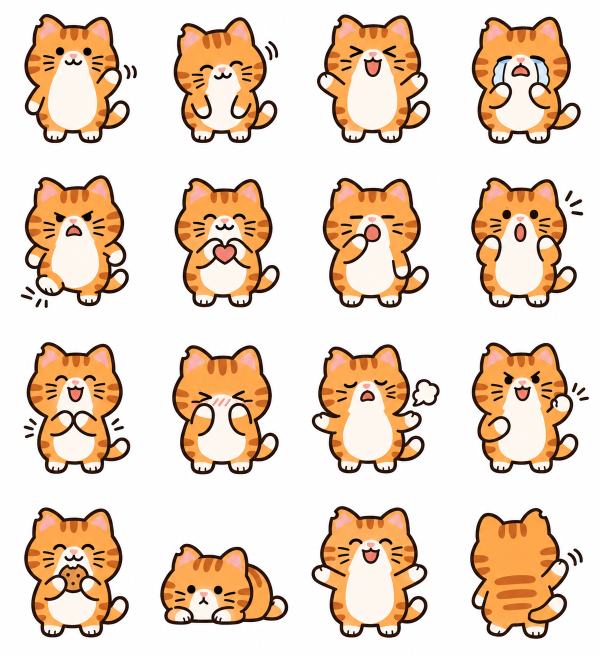
#> input picture trials/2026-11-16-codex-orange-cat/_retest/atlas-v2.png, 1199 x 1312 px (shown at 1/2 size)
$ python light_motion.py ../../../trials/2026-11-16-codex-orange-cat/_retest/atlas-v2.png --out out.png
#> lines starting #> are read from the running program, lines starting #| are printed output that depends on the picture
### skills/wechat-sticker/scripts/gifkit.py
"""切图、去底、合成 GIF 的共用函数。只依赖 Pillow。"""
from __future__ import annotations

import json
from pathlib import Path

from PIL import Image, ImageChops, ImageDraw, ImageFilter, ImageSequence

SPEC_DIR = Path(__file__).resolve().parent.parent / "specs"
IMAGE_SUFFIXES = {".png", ".jpg", ".jpeg", ".webp"}


def load_spec(name_or_path: str) -> dict:
    """读平台规格。传名字（wechat）或 json 文件路径都行。"""
    path = Path(name_or_path)
    if path.suffix != ".json":
        path = SPEC_DIR / f"{name_or_path}.json"
    return json.loads(path.read_text(encoding="utf-8"))


# [15 lines left out: functions grid_boxes, flatten, not called in this run]


def list_images(folder: Path) -> list[Path]:
    return sorted(p for p in Path(folder).iterdir() if p.suffix.lower() in IMAGE_SUFFIXES)


# [156 lines left out: functions key_white, hard_alpha, fit_frames, encode_gif, export_gif, encode_within_limit and 2 more, not called in this run]


def hamming(a: int, b: int) -> int:
    return bin(a ^ b).count("1")

### skills/wechat-sticker/scripts/light_motion.py
#!/usr/bin/env python3
"""给一张静态角色图加轻动效（点头、弹跳、摇摆），导出循环 GIF。

轻动效只是让整张图动起来，不改变角色的姿势。需要真实动作时走六帧序列图。
"""
from __future__ import annotations

import argparse
import json
import math
from pathlib import Path

from PIL import Image

import gifkit

MOTIONS = ("nod", "bounce", "sway")


def build_frames(im: Image.Image, motion: str, count: int, strength: float) -> list[Image.Image]:
    """在比原图大一圈的画布上做位移和旋转，留出动作空间，避免被画布边缘裁掉。"""
#> called with motion = 'nod', count = 8, strength = 1
    im = im.convert("RGBA")
    box = im.split()[3].getbbox()
#> box = (0, 0, 1199, 1312)
    if box:
        im = im.crop(box)
    w, h = im.size
#> w = 1199; h = 1312
    pad = round(max(w, h) * 0.18)
#> pad = 236
    canvas_size = (w + pad * 2, h + pad * 2)
#> canvas_size = (1671, 1784)
    pivot = (pad + w / 2, pad + h)  # 脚底中点
#> pivot = (835.5, 1548)

    frames = []
    for i in range(count):
        t = 2 * math.pi * i / count
        dx = dy = 0.0
        angle = 0.0
        if motion == "nod":
            angle = 3.0 * strength * math.sin(t)
            dy = h * 0.025 * strength * (1 - math.cos(t)) / 2
        elif motion == "bounce":
            dy = -h * 0.08 * strength * abs(math.sin(t / 2))
        elif motion == "sway":
            angle = 6.0 * strength * math.sin(t)

        layer = Image.new("RGBA", canvas_size, (255, 255, 255, 0))
        layer.paste(im, (pad, pad))
        if angle:
            layer = layer.rotate(angle, resample=Image.Resampling.BICUBIC, center=pivot)
        frame = Image.new("RGBA", canvas_size, (255, 255, 255, 0))
        frame.paste(layer, (round(dx), round(dy)), layer)
        frames.append(frame)
#> this loop made 8 passes
#> pass 2, in build_frames, `layer = layer.rotate(angle, resample=Image.Resampling.BICUBIC, center=..`:
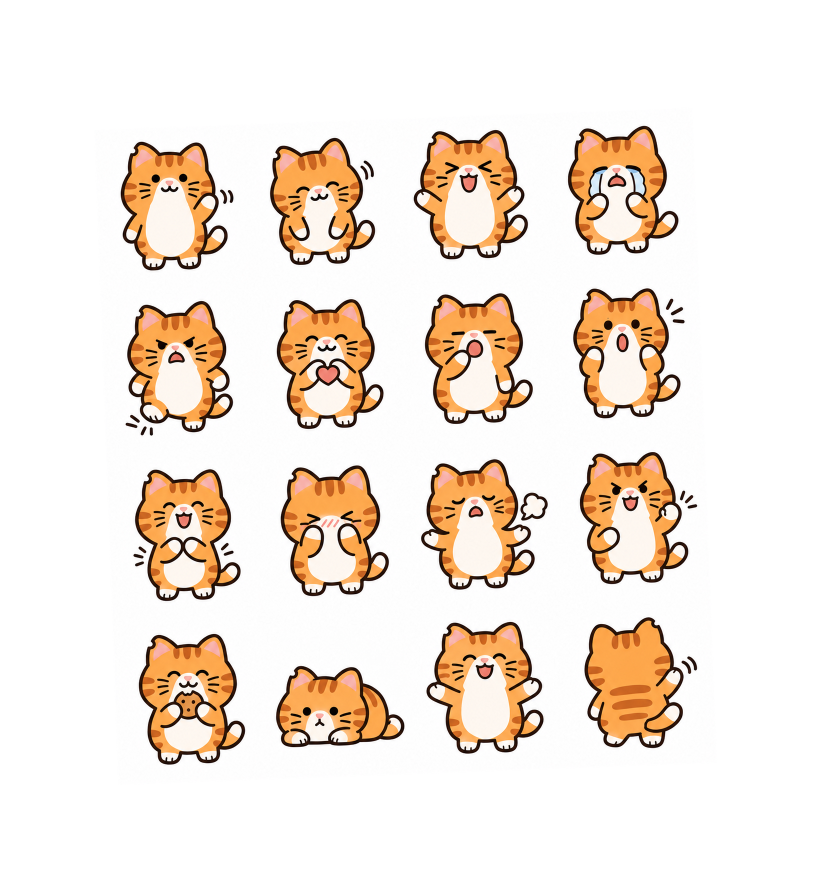
#> layer: PIL image 1671x1784 RGBA (shown at 1/2 size); mean R, G, B, A 122.5, 111.7, 102, 134.6; transparent parts drawn white
#> pass 3, in build_frames, `layer = layer.rotate(angle, resample=Image.Resampling.BICUBIC, center=..`:
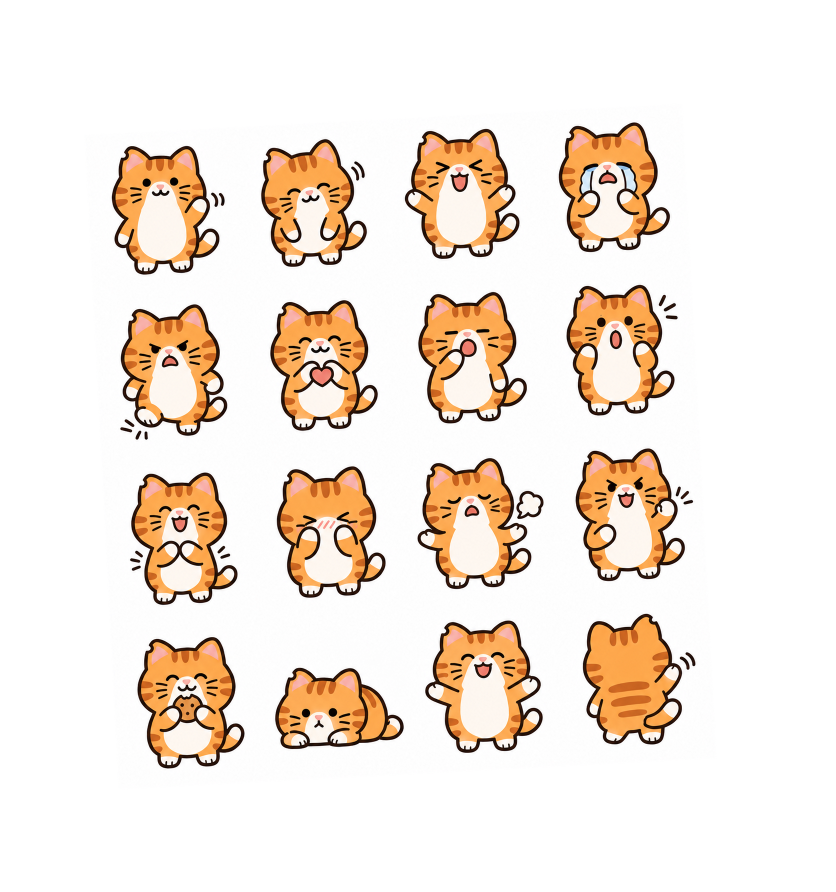
#> layer: PIL image 1671x1784 RGBA (shown at 1/2 size); mean R, G, B, A 122.5, 111.7, 102, 134.6; transparent parts drawn white
#> after the loop:
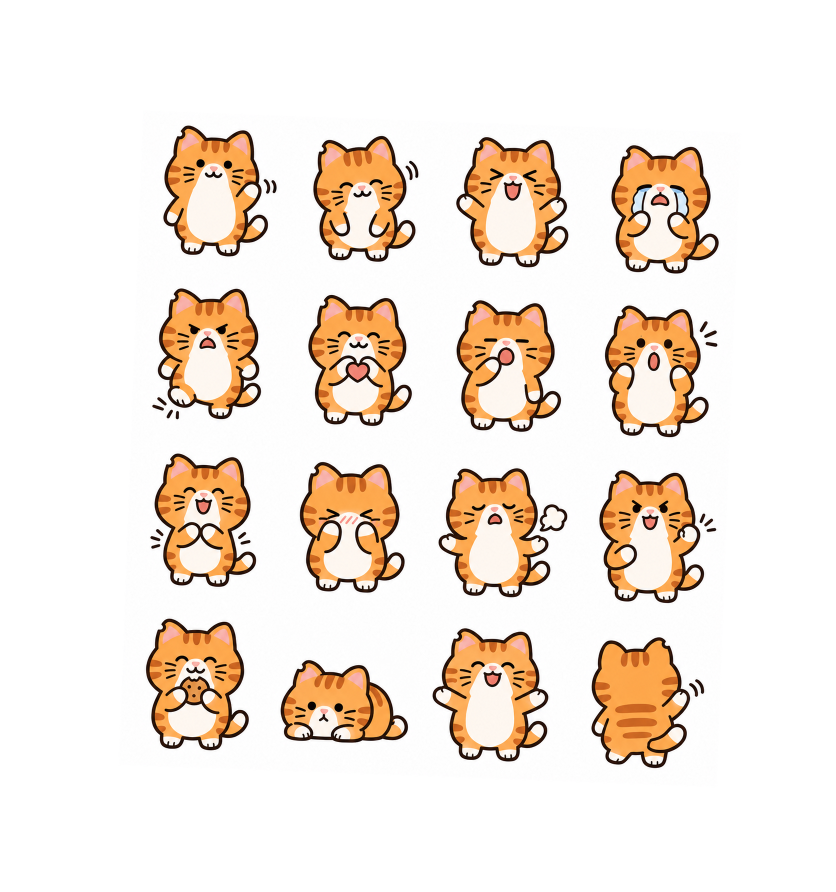
#> frame: PIL image 1671x1784 RGBA (shown at 1/2 size); mean R, G, B, A 242.8, 231.9, 222.2, 134.5; transparent parts drawn white
#> after the loop:
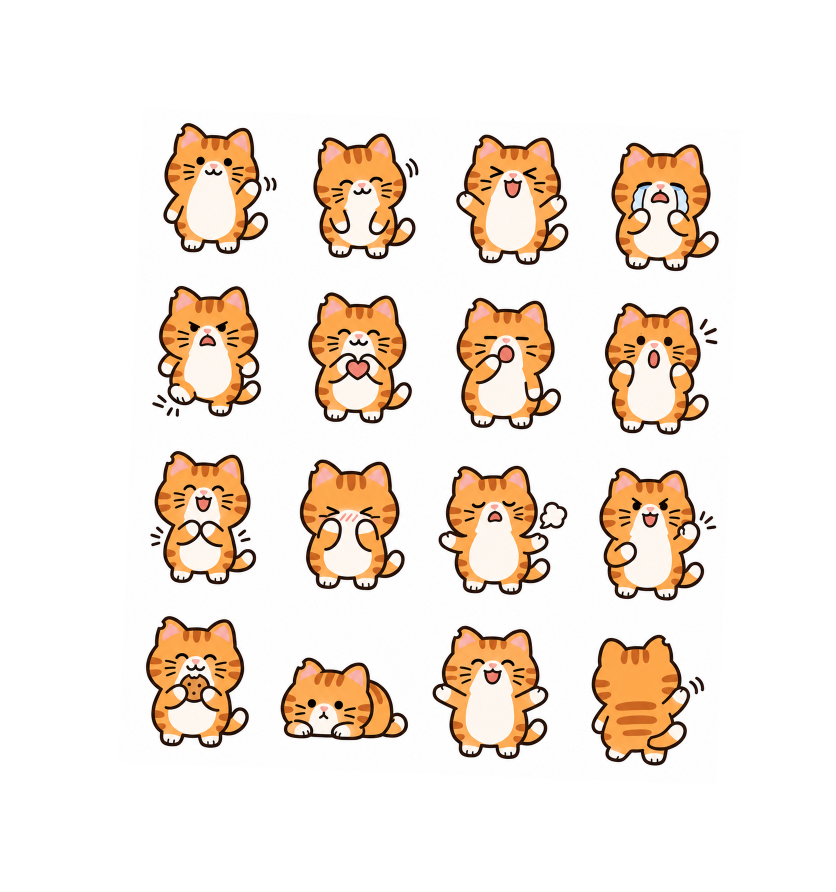
#> layer: PIL image 1671x1784 RGBA (shown at 1/2 size); mean R, G, B, A 122.5, 111.7, 102, 134.6; transparent parts drawn white
#> after the loop, frames = 8 items
    return frames


def main() -> int:
    parser = argparse.ArgumentParser(description=__doc__)
    parser.add_argument("image", type=Path, help="静态角色图（图集切出来的一格）")
    parser.add_argument("--motion", choices=MOTIONS, default="nod", help="动效类型（默认 nod）")
    parser.add_argument("--out", type=Path, required=True, help="输出 GIF 路径")
    parser.add_argument("--spec", default="wechat", help="平台规格名或 json 路径（默认 wechat）")
    parser.add_argument("--frames", type=int, default=8, help="帧数（默认 8）")
    parser.add_argument("--duration", type=int, default=100, help="每帧毫秒数（默认 100）")
    parser.add_argument("--strength", type=float, default=1.0, help="动作幅度倍数（默认 1.0）")
    parser.add_argument("--key-white", action="store_true", help="从边缘向内去掉白底")
    parser.add_argument("--tolerance", type=int, default=12, help="去白底的容差 0–255（默认 12）")
    args = parser.parse_args()

    im = Image.open(args.image).convert("RGBA")
    if args.key_white:
        im = gifkit.key_white(im, args.tolerance)

    frames = build_frames(im, args.motion, args.frames, args.strength)
#> frames = 8 items
    result = gifkit.export_gif(frames, args.out, gifkit.load_spec(args.spec),
                               duration=args.duration, transparent=True)
    result["motion"] = args.motion
    print(json.dumps(result, ensure_ascii=False, indent=2))
    return 0 if result["within_limit"] else 1


if __name__ == "__main__":
#> (the run stopped early here; a loop or call above may not have finished)
